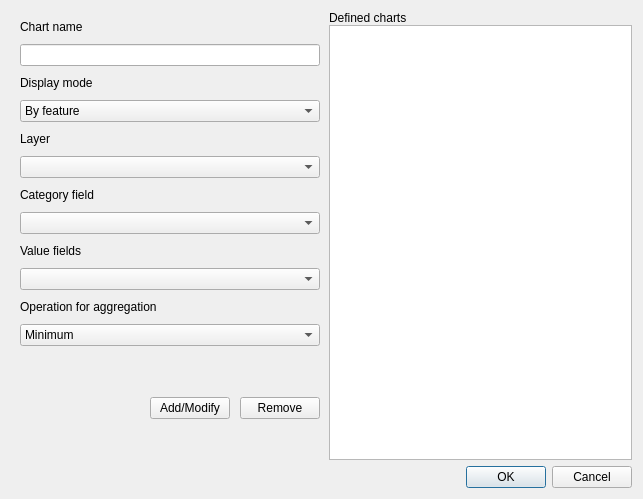
<?xml version="1.0" encoding="UTF-8"?>
<ui version="4.0">
 <class>ChartToolDialog</class>
 <widget class="QDialog" name="ChartToolDialog">
  <property name="geometry">
   <rect>
    <x>0</x>
    <y>0</y>
    <width>643</width>
    <height>499</height>
   </rect>
  </property>
  <property name="windowTitle">
   <string>Chart Tool</string>
  </property>
  <layout class="QVBoxLayout" name="verticalLayout_3">
   <item>
    <layout class="QHBoxLayout" name="horizontalLayout_2">
     <property name="spacing">
      <number>0</number>
     </property>
     <item>
      <layout class="QVBoxLayout" name="verticalLayout">
       <property name="spacing">
        <number>10</number>
       </property>
       <property name="sizeConstraint">
        <enum>QLayout::SetDefaultConstraint</enum>
       </property>
       <property name="leftMargin">
        <number>9</number>
       </property>
       <property name="topMargin">
        <number>9</number>
       </property>
       <property name="rightMargin">
        <number>9</number>
       </property>
       <property name="bottomMargin">
        <number>0</number>
       </property>
       <item>
        <widget class="QLabel" name="label_2">
         <property name="text">
          <string>Chart name</string>
         </property>
        </widget>
       </item>
       <item>
        <widget class="QLineEdit" name="nameBox"/>
       </item>
       <item>
        <widget class="QLabel" name="label_5">
         <property name="text">
          <string>Display mode</string>
         </property>
        </widget>
       </item>
       <item>
        <widget class="QComboBox" name="displayModeCombo">
         <item>
          <property name="text">
           <string>By feature</string>
          </property>
         </item>
         <item>
          <property name="text">
           <string>By category</string>
          </property>
         </item>
         <item>
          <property name="text">
           <string>Count by category</string>
          </property>
         </item>
        </widget>
       </item>
       <item>
        <widget class="QLabel" name="label_4">
         <property name="text">
          <string>Layer</string>
         </property>
        </widget>
       </item>
       <item>
        <widget class="QComboBox" name="layerCombo">
         <property name="sizePolicy">
          <sizepolicy hsizetype="Expanding" vsizetype="Fixed">
           <horstretch>0</horstretch>
           <verstretch>0</verstretch>
          </sizepolicy>
         </property>
         <property name="minimumSize">
          <size>
           <width>300</width>
           <height>0</height>
          </size>
         </property>
        </widget>
       </item>
       <item>
        <widget class="QLabel" name="label">
         <property name="text">
          <string>Category field</string>
         </property>
        </widget>
       </item>
       <item>
        <widget class="QComboBox" name="categoryFieldCombo">
         <property name="sizePolicy">
          <sizepolicy hsizetype="Expanding" vsizetype="Fixed">
           <horstretch>0</horstretch>
           <verstretch>0</verstretch>
          </sizepolicy>
         </property>
        </widget>
       </item>
       <item>
        <widget class="QLabel" name="valueFieldsLabel">
         <property name="text">
          <string>Value fields</string>
         </property>
        </widget>
       </item>
       <item>
        <widget class="QComboBox" name="valueFieldsCombo"/>
       </item>
       <item>
        <widget class="QLabel" name="operationLabel">
         <property name="text">
          <string>Operation for aggregation</string>
         </property>
        </widget>
       </item>
       <item>
        <widget class="QComboBox" name="operationCombo">
         <item>
          <property name="text">
           <string>Minimum</string>
          </property>
         </item>
         <item>
          <property name="text">
           <string>Maximum</string>
          </property>
         </item>
         <item>
          <property name="text">
           <string>Sum</string>
          </property>
         </item>
         <item>
          <property name="text">
           <string>Average</string>
          </property>
         </item>
        </widget>
       </item>
       <item>
        <spacer name="verticalSpacer">
         <property name="orientation">
          <enum>Qt::Vertical</enum>
         </property>
         <property name="sizeHint" stdset="0">
          <size>
           <width>20</width>
           <height>40</height>
          </size>
         </property>
        </spacer>
       </item>
       <item>
        <layout class="QHBoxLayout" name="horizontalLayout">
         <item>
          <spacer name="horizontalSpacer">
           <property name="orientation">
            <enum>Qt::Horizontal</enum>
           </property>
           <property name="sizeHint" stdset="0">
            <size>
             <width>40</width>
             <height>20</height>
            </size>
           </property>
          </spacer>
         </item>
         <item>
          <widget class="QPushButton" name="addButton">
           <property name="text">
            <string>Add/Modify</string>
           </property>
          </widget>
         </item>
         <item>
          <widget class="QPushButton" name="removeButton">
           <property name="maximumSize">
            <size>
             <width>100</width>
             <height>16777215</height>
            </size>
           </property>
           <property name="text">
            <string>Remove</string>
           </property>
          </widget>
         </item>
        </layout>
       </item>
       <item>
        <spacer name="verticalSpacer_2">
         <property name="orientation">
          <enum>Qt::Vertical</enum>
         </property>
         <property name="sizeHint" stdset="0">
          <size>
           <width>20</width>
           <height>40</height>
          </size>
         </property>
        </spacer>
       </item>
      </layout>
     </item>
     <item>
      <layout class="QVBoxLayout" name="verticalLayout_2">
       <item>
        <widget class="QLabel" name="label_6">
         <property name="text">
          <string>Defined charts</string>
         </property>
        </widget>
       </item>
       <item>
        <widget class="QListWidget" name="chartsList">
         <property name="sizePolicy">
          <sizepolicy hsizetype="Expanding" vsizetype="Expanding">
           <horstretch>0</horstretch>
           <verstretch>0</verstretch>
          </sizepolicy>
         </property>
         <property name="minimumSize">
          <size>
           <width>300</width>
           <height>0</height>
          </size>
         </property>
         <property name="maximumSize">
          <size>
           <width>11111111</width>
           <height>16777215</height>
          </size>
         </property>
         <property name="alternatingRowColors">
          <bool>true</bool>
         </property>
        </widget>
       </item>
      </layout>
     </item>
    </layout>
   </item>
   <item>
    <widget class="QDialogButtonBox" name="buttonBox">
     <property name="orientation">
      <enum>Qt::Horizontal</enum>
     </property>
     <property name="standardButtons">
      <set>QDialogButtonBox::Cancel|QDialogButtonBox::Ok</set>
     </property>
    </widget>
   </item>
  </layout>
 </widget>
 <resources/>
 <connections/>
</ui>
